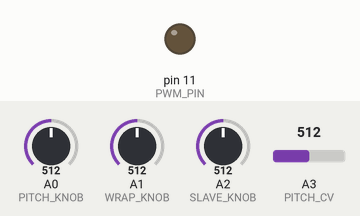
This sketch was run on a simulated Arduino Uno, built with avr-gcc and run on an emulated ATmega328P. Shown: output pins drawn as LEDs (lit = HIGH). Inputs (shaded band) come from the test bench; at power-on: A1 (WRAP_KNOB) = 512, A2 (SLAVE_KNOB) = 512, A0 (PITCH_KNOB) = 512, A3 (PITCH_CV) = 512.

Above: at 0.15 s.
Timing chart, 0 to 0.2 s (numbered marks = the images above; inputs shaded):
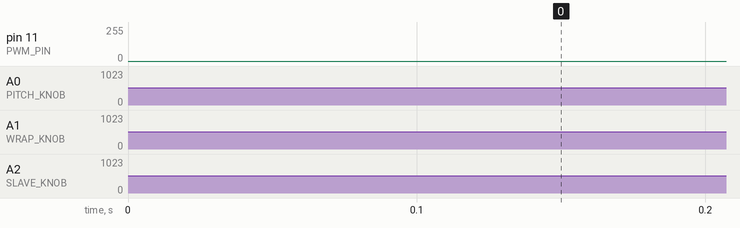

The sketch:

Grains-Scheveningen.ino
```cpp
// (licence header left out)
//libraries used
#include <avr/io.h>
#include <avr/interrupt.h>
#include <avr/pgmspace.h>

//variables
bool master_polarity = 0;
bool slave_polarity = 0;
uint8_t output = 0;
uint16_t master_phase = 0;
uint16_t phase_inc = 1;
uint16_t slave_offset_current = 1;
uint16_t slave_offset_measured = 1;
uint16_t wrap_factor = 64;
uint16_t neg_wrap_factor = 64;
uint16_t slave_phase = 0;
uint16_t master_value = 0;
uint16_t slave_value = 0;
uint32_t accumulator = 0; //I want a hardware accumulator :-(

// Map inputs
#define SLAVE_KNOB			(A2)
#define WRAP_KNOB			(A1)
#define PITCH_KNOB			(A0)
#define PITCH_CV			(A3)


// Changing these will also requires rewriting audioOn()
//    Output is on pin 11
#define PWM_PIN       11
#define PWM_VALUE     OCR2A
#define PWM_INTERRUPT TIMER2_OVF_vect

//table mapping CV values measured to phase increase per sample
const uint16_t freqTable[] PROGMEM = {
69,   69,   69,   69,   70,   70,   70,   70,   70,   71,   71,   71,   71,   72,   72,
72,   72,   73,   73,   73,   73,   74,   74,   74,   74,   75,   75,   75,   75,   76,
76,   76,   76,   77,   77,   77,   77,   78,   78,   78,   79,   79,   79,   79,   80,
80,   80,   80,   81,   81,   81,   82,   82,   82,   82,   83,   83,   83,   83,   84,
84,   84,   85,   85,   85,   85,   86,   86,   86,   87,   87,   87,   88,   88,   88,
88,   89,   89,   89,   90,   90,   90,   91,   91,   91,   91,   92,   92,   92,   93,
93,   93,   94,   94,   94,   95,   95,   95,   96,   96,   96,   97,   97,   97,   98,
98,   98,   99,   99,   99,   100,  100,  100,  101,  101,  101,  102,  102,  102,  103,
103,  103,  104,  104,  104,  105,  105,  105,  106,  106,  107,  107,  107,  108,  108,
108,  109,  109,  109,  110,  110,  111,  111,  111,  112,  112,  112,  113,  113,  114,
114,  114,  115,  115,  116,  116,  116,  117,  117,  117,  118,  118,  119,  119,  119,
120,  120,  121,  121,  122,  122,  122,  123,  123,  124,  124,  124,  125,  125,  126,
126,  127,  127,  127,  128,  128,  129,  129,  130,  130,  130,  131,  131,  132,  132,
133,  133,  134,  134,  135,  135,  135,  136,  136,  137,  137,  138,  138,  139,  139,
140,  140,  141,  141,  142,  142,  142,  143,  143,  144,  144,  145,  145,  146,  146,
147,  147,  148,  148,  149,  149,  150,  150,  151,  151,  152,  152,  153,  154,  154,
155,  155,  156,  156,  157,  157,  158,  158,  159,  159,  160,  160,  161,  161,  162,
163,  163,  164,  164,  165,  165,  166,  166,  167,  168,  168,  169,  169,  170,  170,
171,  172,  172,  173,  173,  174,  175,  175,  176,  176,  177,  178,  178,  179,  179,
180,  181,  181,  182,  182,  183,  184,  184,  185,  186,  186,  187,  187,  188,  189,
189,  190,  191,  191,  192,  193,  193,  194,  195,  195,  196,  197,  197,  198,  199,
199,  200,  201,  201,  202,  203,  203,  204,  205,  205,  206,  207,  207,  208,  209,
210,  210,  211,  212,  212,  213,  214,  215,  215,  216,  217,  218,  218,  219,  220,
220,  221,  222,  223,  223,  224,  225,  226,  227,  227,  228,  229,  230,  230,  231,
232,  233,  234,  234,  235,  236,  237,  238,  238,  239,  240,  241,  242,  242,  243,
244,  245,  246,  247,  247,  248,  249,  250,  251,  252,  252,  253,  254,  255,  256,
257,  258,  259,  259,  260,  261,  262,  263,  264,  265,  266,  267,  267,  268,  269,
270,  271,  272,  273,  274,  275,  276,  277,  278,  278,  279,  280,  281,  282,  283,
284,  285,  286,  287,  288,  289,  290,  291,  292,  293,  294,  295,  296,  297,  298,
299,  300,  301,  302,  303,  304,  305,  306,  307,  308,  309,  310,  311,  312,  314,
315,  316,  317,  318,  319,  320,  321,  322,  323,  324,  325,  327,  328,  329,  330,
331,  332,  333,  334,  335,  337,  338,  339,  340,  341,  342,  344,  345,  346,  347,
348,  349,  351,  352,  353,  354,  355,  357,  358,  359,  360,  361,  363,  364,  365,
366,  368,  369,  370,  371,  373,  374,  375,  376,  378,  379,  380,  382,  383,  384,
385,  387,  388,  389,  391,  392,  393,  395,  396,  397,  399,  400,  401,  403,  404,
405,  407,  408,  410,  411,  412,  414,  415,  417,  418,  419,  421,  422,  424,  425,
427,  428,  429,  431,  432,  434,  435,  437,  438,  440,  441,  443,  444,  446,  447,
449,  450,  452,  453,  455,  456,  458,  460,  461,  463,  464,  466,  467,  469,  471,
472,  474,  475,  477,  479,  480,  482,  484,  485,  487,  488,  490,  492,  493,  495,
497,  498,  500,  502,  504,  505,  507,  509,  510,  512,  514,  516,  517,  519,  521,
523,  524,  526,  528,  530,  532,  533,  535,  537,  539,  541,  542,  544,  546,  548,
550,  552,  554,  555,  557,  559,  561,  563,  565,  567,  569,  571,  573,  575,  577,
579,  580,  582,  584,  586,  588,  590,  592,  594,  596,  598,  600,  602,  605,  607,
609,  611,  613,  615,  617,  619,  621,  623,  625,  627,  630,  632,  634,  636,  638,
640,  642,  645,  647,  649,  651,  653,  656,  658,  660,  662,  665,  667,  669,  671,
674,  676,  678,  681,  683,  685,  687,  690,  692,  695,  697,  699,  702,  704,  706,
709,  711,  714,  716,  718,  721,  723,  726,  728,  731,  733,  736,  738,  741,  743,
746,  748,  751,  753,  756,  758,  761,  764,  766,  769,  771,  774,  777,  779,  782,
784,  787,  790,  793,  795,  798,  801,  803,  806,  809,  812,  814,  817,  820,  823,
825,  828,  831,  834,  837,  839,  842,  845,  848,  851,  854,  857,  860,  862,  865,
868,  871,  874,  877,  880,  883,  886,  889,  892,  895,  898,  901,  904,  907,  910,
914,  917,  920,  923,  926,  929,  932,  935,  939,  942,  945,  948,  951,  955,  958,
961,  964,  968,  971,  974,  978,  981,  984,  988,  991,  994,  998,  1001, 1004, 1008,
1011, 1015, 1018, 1022, 1025, 1028, 1032, 1035, 1039, 1042, 1046, 1050, 1053, 1057, 1060,
1064, 1067, 1071, 1075, 1078, 1082, 1086, 1089, 1093, 1097, 1100, 1104, 1108, 1112, 1115,
1119, 1123, 1127, 1131, 1135, 1138, 1142, 1146, 1150, 1154, 1158, 1162, 1166, 1170, 1174,
1178, 1182, 1186, 1190, 1194, 1198, 1202, 1206, 1210, 1214, 1218, 1222, 1226, 1231, 1235,
1239, 1243, 1247, 1252, 1256, 1260, 1264, 1269, 1273, 1277, 1282, 1286, 1290, 1295, 1299,
1303, 1308, 1312, 1317, 1321, 1326, 1330, 1335, 1339, 1344, 1348, 1353, 1357, 1362, 1367,
1371, 1376, 1381, 1385, 1390, 1395, 1399, 1404, 1409, 1414, 1418, 1423, 1428, 1433, 1438,
1443, 1448, 1452, 1457, 1462, 1467, 1472, 1477, 1482, 1487, 1492, 1497, 1502, 1508, 1513,
1518, 1523, 1528, 1533, 1538, 1544, 1549, 1554, 1559, 1565, 1570, 1575, 1581, 1586, 1591,
1597, 1602, 1608, 1613, 1619, 1624, 1630, 1635, 1641, 1646, 1652, 1657, 1663, 1669, 1674,
1680, 1686, 1691, 1697, 1703, 1709, 1714, 1720, 1726, 1732, 1738, 1744, 1750, 1756, 1762,
1768, 1774, 1780, 1786, 1792, 1798, 1804, 1810, 1816, 1822, 1828, 1835, 1841, 1847, 1853,
1860, 1866, 1872, 1879, 1885, 1891, 1898, 1904, 1911, 1917, 1924, 1930, 1937, 1943, 1950,
1956, 1963, 1970, 1976, 1983, 1990, 1997, 2003, 2010, 2017, 2024, 2031, 2037, 2044, 2051,
2058, 2065, 2072, 2079, 2086, 2093, 2101, 2108, 2115, 2122, 2129, 2136, 2144, 2151, 2158,
2165, 2173, 2180, 2188
};

uint16_t mapFreq(uint16_t input) {
  return pgm_read_word_near(freqTable + input);
}

void audioOn() {
  // Set up PWM to 31.25kHz, phase accurate
  TCCR2A = _BV(COM2A1) | _BV(WGM20);
  TCCR2B = _BV(CS20);
  TIMSK2 = _BV(TOIE2);
}


void setup() {
  pinMode(PWM_PIN,OUTPUT);
  audioOn();
}


void loop() {
	//calculate the pitch
	int pwmv = min( 1023,  analogRead(PITCH_CV) + analogRead(PITCH_KNOB));
	//look up the phase increase per sample
	phase_inc = mapFreq(pwmv);
	//Measure the slave osc's frequency offset
	//we later smooth this to avoid unintended clicks in the sound
	slave_offset_measured = analogRead( SLAVE_KNOB );
	//Measure the amoun of wave-folding needed. This actually results in 2
	//values as we use asymmetrical wave-folding to preserve more of the fundamental
	wrap_factor =  min( 64 + ( analogRead(WRAP_KNOB) >> 1 ), 511);
	neg_wrap_factor = max( wrap_factor >> 1, 64 );
}


SIGNAL(PWM_INTERRUPT)
{
	//increase the master phase
	master_phase += phase_inc;

	//slave osc pitch offset smoothing. Without this we'd get undesired clicks in the sound
	if (slave_offset_current < slave_offset_measured) slave_offset_current++;
	else if (slave_offset_current > slave_offset_measured) slave_offset_current--;

	//turn master into a sine, or rather; a close approximation. The proper sine function
	//is slow and practical tables are lo-fi and/or slow as progmem is so slow
	master_value = master_phase;
	master_value <<= 1;
	master_value >>= 8;
	master_value *= (~master_value) & 255;
	master_value <<= 2;
	master_value >>= 8;
	master_polarity = master_phase & 0b1000000000000000;

	//calculate the slave phase in 32bit resolution
	//multiply the phase by a 10 bit number, then go down 8 bits again
	//the result will be a 2 octave increase max.
	//On top of that we say that we want the slave to at least run at
	//the master's phase's rate.
	//Finally we truncate back into 16 bit, as though the slave phase flowed over
	accumulator = master_phase;
	accumulator *= slave_offset_current;
	accumulator >>= 8;
	accumulator += master_phase;
	accumulator &= 65535; //max 16 bit int

	slave_phase = accumulator;

	//turn slave into a sine too, like we did with the master.
	slave_value = slave_phase;
	slave_value <<= 1;
	slave_value >>= 8;
	slave_value *= (~slave_value) & 255;
	slave_value <<= 2;
	slave_value >>= 8;
	slave_polarity = slave_phase & 0b1000000000000000;

	//multiply master and slave for the ring-mod,
	//taking care to invert the phase where needed
	master_value *= slave_value;
	master_value >>= 8;
	master_polarity ^= slave_polarity;

	master_value = master_value >> 1;

	//wave-wrapping can result in frequency doubling, and we want to preserve bass
	//so we use asymmetrical wave-wrapping
	master_value *= master_polarity?wrap_factor:neg_wrap_factor;

	//bit-shifting by 8 bits is way faster than by other amounts
	//so this is faster than >>= 6, as we know the topmost bits are 0
	master_value <<= 2;
	master_value >>= 8;

	//detect whether folding will be more involved than inverting the range
	//from 128 to 254
	if (master_value & 0b1111111100000000)
	{
		//values between 255 and 511 fold back past the "0" line
		if (master_value & 0b0000000100000000) master_polarity = !master_polarity;
		//mask out bits beyond which the process just repeats
		master_value &= 0b0000000011111111;
	}
	//actual folding
	if (master_value > (uint16_t)127)
	{
		master_value = 127 - (master_value & 0b0000000001111111);
	}

	//only now do we make a bipolar signal
	if (master_polarity) output = 127 - master_value;
	else output = 128 + master_value;
	PWM_VALUE = output;
}
```
